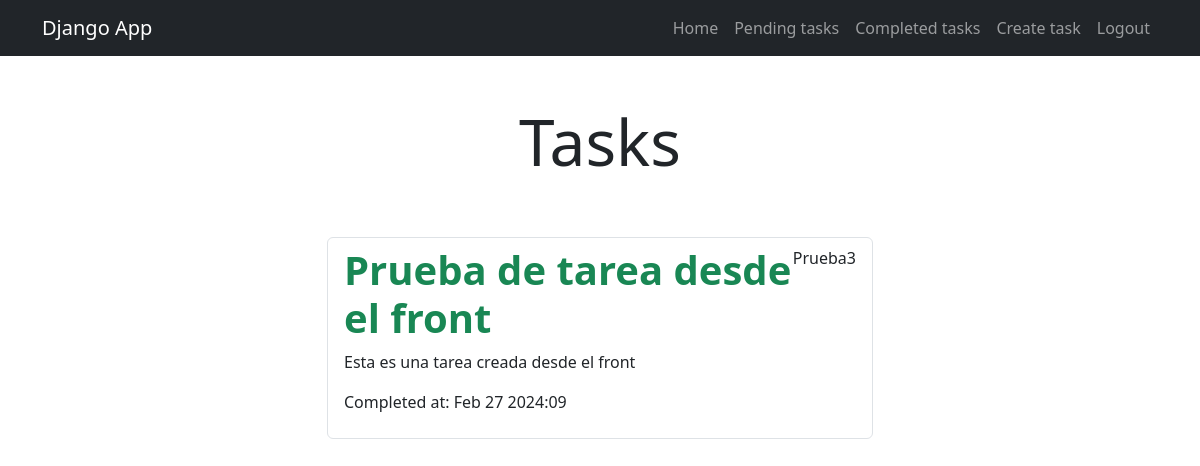
Screenshot of /tasks_completed/ (signed in) with the database file from the repository.
### tasks/models.py (models this page shows, shortened)
class Task(models.Model):
    title = models.CharField(max_length=100)
    description = models.TextField(blank=True)
    created = models.DateTimeField(auto_now_add=True)
    date_completed = models.DateTimeField(null=True, blank=True)
    important = models.BooleanField(default=False)
    user = models.ForeignKey(User, on_delete=models.CASCADE)

### tasks/views.py (the view)
# urls.py: path('tasks_completed/', views.tasks_completed, name='tasks_completed'),
@login_required
def tasks_completed(request):
    tasks = Task.objects.filter(user=request.user, date_completed__isnull=False )
    return render(request, 'tasks.html',{
        'tasks': tasks
    })

### tasks/templates/tasks.html
{% extends 'base.html' %}
{% block content %}
<main class="container">
    <div class="row">
        <div class="col-md-6 offset-md-3">
            <h1 class="text-center display-3 py-5">Tasks</h1>
            <ul class="list-group">
                {% for task in tasks %}
                <a class="list-group-item" href="{% url 'task_detail' task.id %}">
                    <header class="d-flex justify-content-between">
                        {% if task.important %}
                            <h1 class="fw-bold text-success">{{ task.title }}</h1>
                        {% else %}
                            <h1 class="fw-bold">{{ task.title }}</h1>
                        {% endif %}
                        <p>{{ task.user }}</p>
                    </header>
                    <p>{{ task.description }}</p>
                    <p>Completed at: {{ task.date_completed|date:'M j Y:i' }}</p>
                </a>
                {% endfor %}
            </ul>
        </div>
    </div>
</main>
{% endblock %}

### rows the page displays
Task: title "Prueba de tarea desde el front", user "Prueba3", description "Esta es una tarea creada desde el front", date_completed "Feb 27 2024:09"
